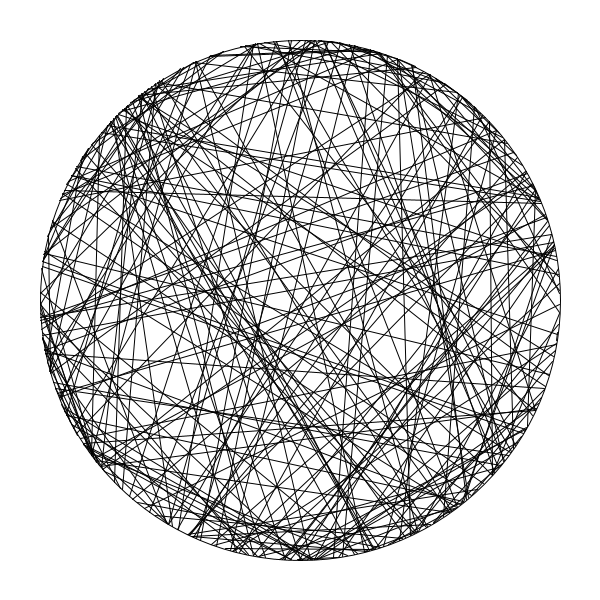
Frame 1 (no input)
Frame 60 (the mouse pressed at the canvas centre just before this capture): identical to frame 1, image omitted
Frame 120 (the mouse held since frame 60 and released just before this capture): identical to frame 1, image omitted

The Processing sketch that drew this single still picture (run headless with seeded random() and noise(); from frame 60 on, the mouse is pressed at the canvas centre):

// Processing sketch: GeorgNeesUntitled
// ── GeorgNeesUntitled.pde
/* 
 Part of the ReCode Project (http://recodeproject.com)
 Based on "Untitled" by Georg Nees
 Originally published in "Computer Graphics and Art" vol1 no2, 1976
 Copyright (c) 2012 Chris Allick - OSI/MIT license (http://recodeproject/license).
 */

int radius = 260;
int min, max;

void setup() {
  size( 600, 600 );
  background( 255 );
  stroke( 0 );
  noFill();
  strokeWeight( 1 );
  min = 200;
  max = 600;
  drawCircles();
}

void draw() {
}

void drawCircles() {
  background( 255 );

  //for( int r = 0; r < 2; r++ ) {
  //for( int c = 0; c < 2; c++ ) {
  pushMatrix();
  translate( 300, 300);
  //translate( 150+(300*r), 150+(300*c));
  ellipse( 0, 0, radius*2, radius*2 );
  for ( int i = 0; i < (int)random(min, max); i++ ) {
    float a = random(0, TWO_PI);
    float x1 = radius*cos(a);
    float y1 = radius*sin(a);
    a = random(0, TWO_PI);
    float x2 = radius*cos(a);
    float y2 = radius*sin(a);

    line( x1, y1, x2, y2);
  }
  popMatrix();
}
//}
// }

void mousePressed() {
  drawCircles();
}
